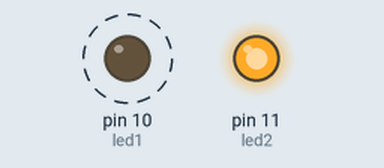
Recording of a sketch running on a simulated Arduino Uno, built with avr-gcc and run on an emulated ATmega328P. On the bench: output pins drawn as LEDs (lit = HIGH). Dashed ring = blinking.

Above: at 0.2 s.
At 3.0 s:
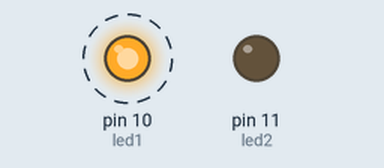
Timing chart, 0 to 4.6 s (numbered marks = the images above):
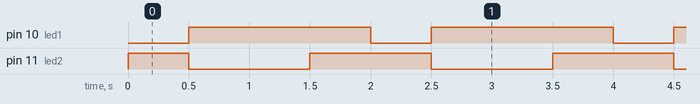

The sketch:

sketch_may11a.ino
```cpp
int led1=10,led2=11;
void setup()
{
pinMode(led1,OUTPUT);
pinMode(led2,OUTPUT);
}
void loop()
{
 digitalWrite(led1,LOW);
 digitalWrite(led2,HIGH);
 delay(500);
 digitalWrite(led1,HIGH);
 digitalWrite(led2,LOW);
 delay(1000);
 digitalWrite(led1,HIGH);
 digitalWrite(led2,HIGH);
 delay(500);
}
```

Measured:
- by itself, pin 10 (led1): alternates HIGH for 1.5 s and LOW for 0.50 s
- by itself, pin 11 (led2): repeats every 2.0 s: LOW 1.0 s, HIGH 1.0 s
- by itself, everything shown: repeats every 2.0 s, in 3 steps
